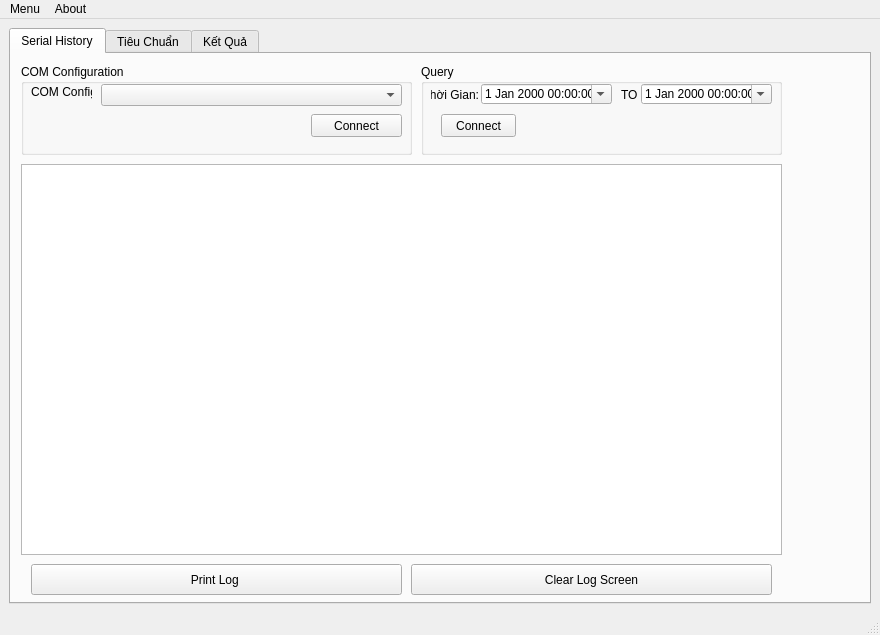
<?xml version="1.0" encoding="UTF-8"?>
<ui version="4.0">
 <class>MainGui</class>
 <widget class="QMainWindow" name="MainGui">
  <property name="geometry">
   <rect>
    <x>0</x>
    <y>0</y>
    <width>803</width>
    <height>635</height>
   </rect>
  </property>
  <property name="windowTitle">
   <string>QC Scale Data Management</string>
  </property>
  <widget class="QWidget" name="centralwidget">
   <property name="enabled">
    <bool>true</bool>
   </property>
   <layout class="QVBoxLayout" name="verticalLayout">
    <item>
     <widget class="QTabWidget" name="tabWidgetMain">
      <property name="toolTip">
       <string/>
      </property>
      <property name="currentIndex">
       <number>0</number>
      </property>
      <widget class="QWidget" name="tab_3">
       <attribute name="title">
        <string>Serial History</string>
       </attribute>
       <widget class="QPlainTextEdit" name="ptSerialLog">
        <property name="geometry">
         <rect>
          <x>10</x>
          <y>110</y>
          <width>761</width>
          <height>391</height>
         </rect>
        </property>
        <property name="acceptDrops">
         <bool>false</bool>
        </property>
       </widget>
       <widget class="QPushButton" name="butClearLog">
        <property name="geometry">
         <rect>
          <x>400</x>
          <y>510</y>
          <width>361</width>
          <height>31</height>
         </rect>
        </property>
        <property name="text">
         <string>Clear Log Screen</string>
        </property>
       </widget>
       <widget class="QGroupBox" name="groupBox_4">
        <property name="geometry">
         <rect>
          <x>10</x>
          <y>10</y>
          <width>391</width>
          <height>91</height>
         </rect>
        </property>
        <property name="title">
         <string>COM Configuration</string>
        </property>
        <widget class="QComboBox" name="dbComConfig">
         <property name="geometry">
          <rect>
           <x>80</x>
           <y>20</y>
           <width>301</width>
           <height>22</height>
          </rect>
         </property>
         <property name="toolTip">
          <string>&lt;html&gt;&lt;head/&gt;&lt;body&gt;&lt;p&gt;Config_Name : Port_No : Baudrate : ByteSize : Parity : Stop_Bits &lt;/p&gt;&lt;/body&gt;&lt;/html&gt;</string>
         </property>
        </widget>
        <widget class="QLabel" name="label_3">
         <property name="geometry">
          <rect>
           <x>10</x>
           <y>20</y>
           <width>61</width>
           <height>16</height>
          </rect>
         </property>
         <property name="text">
          <string>COM Config</string>
         </property>
        </widget>
        <widget class="QPushButton" name="butComConnect">
         <property name="geometry">
          <rect>
           <x>290</x>
           <y>50</y>
           <width>91</width>
           <height>23</height>
          </rect>
         </property>
         <property name="text">
          <string>Connect</string>
         </property>
        </widget>
       </widget>
       <widget class="QGroupBox" name="groupBox_5">
        <property name="geometry">
         <rect>
          <x>410</x>
          <y>10</y>
          <width>361</width>
          <height>91</height>
         </rect>
        </property>
        <property name="title">
         <string>Query</string>
        </property>
        <widget class="QDateTimeEdit" name="dtStart1_2">
         <property name="geometry">
          <rect>
           <x>60</x>
           <y>20</y>
           <width>131</width>
           <height>20</height>
          </rect>
         </property>
         <property name="toolTip">
          <string>&lt;html&gt;&lt;head/&gt;&lt;body&gt;&lt;p&gt;DateTime picker for query&lt;/p&gt;&lt;/body&gt;&lt;/html&gt;</string>
         </property>
         <property name="calendarPopup">
          <bool>true</bool>
         </property>
        </widget>
        <widget class="QLabel" name="label_8">
         <property name="geometry">
          <rect>
           <x>200</x>
           <y>20</y>
           <width>16</width>
           <height>21</height>
          </rect>
         </property>
         <property name="text">
          <string>TO</string>
         </property>
        </widget>
        <widget class="QDateTimeEdit" name="dtEnd1_2">
         <property name="geometry">
          <rect>
           <x>220</x>
           <y>20</y>
           <width>131</width>
           <height>20</height>
          </rect>
         </property>
         <property name="toolTip">
          <string>&lt;html&gt;&lt;head/&gt;&lt;body&gt;&lt;p&gt;DateTime picker for query&lt;/p&gt;&lt;/body&gt;&lt;/html&gt;</string>
         </property>
         <property name="calendarPopup">
          <bool>true</bool>
         </property>
        </widget>
        <widget class="QLabel" name="label_9">
         <property name="geometry">
          <rect>
           <x>10</x>
           <y>20</y>
           <width>48</width>
           <height>21</height>
          </rect>
         </property>
         <property name="text">
          <string>Thời Gian:</string>
         </property>
         <property name="alignment">
          <set>Qt::AlignRight|Qt::AlignTrailing|Qt::AlignVCenter</set>
         </property>
        </widget>
        <widget class="QPushButton" name="pushButton_2">
         <property name="geometry">
          <rect>
           <x>20</x>
           <y>50</y>
           <width>75</width>
           <height>23</height>
          </rect>
         </property>
         <property name="text">
          <string>Connect</string>
         </property>
        </widget>
       </widget>
       <widget class="QPushButton" name="butPrintLog">
        <property name="geometry">
         <rect>
          <x>20</x>
          <y>510</y>
          <width>371</width>
          <height>31</height>
         </rect>
        </property>
        <property name="text">
         <string>Print Log </string>
        </property>
       </widget>
      </widget>
      <widget class="QWidget" name="tab">
       <attribute name="title">
        <string>Tiêu Chuẩn</string>
       </attribute>
       <layout class="QVBoxLayout" name="verticalLayout_2">
        <item>
         <widget class="QTableWidget" name="tbTieuChuan">
          <property name="rowCount">
           <number>1</number>
          </property>
          <property name="columnCount">
           <number>4</number>
          </property>
          <row/>
          <column>
           <property name="text">
            <string>No</string>
           </property>
           <property name="font">
            <font>
             <weight>75</weight>
             <bold>true</bold>
            </font>
           </property>
          </column>
          <column>
           <property name="text">
            <string>Tên Hàng</string>
           </property>
           <property name="font">
            <font>
             <weight>75</weight>
             <bold>true</bold>
            </font>
           </property>
          </column>
          <column>
           <property name="text">
            <string>Thấp</string>
           </property>
           <property name="font">
            <font>
             <weight>75</weight>
             <bold>true</bold>
            </font>
           </property>
          </column>
          <column>
           <property name="text">
            <string>Cao</string>
           </property>
           <property name="font">
            <font>
             <weight>75</weight>
             <bold>true</bold>
            </font>
           </property>
          </column>
         </widget>
        </item>
        <item>
         <widget class="QGroupBox" name="groupBox_3">
          <property name="title">
           <string>Query Kết Quả</string>
          </property>
          <layout class="QVBoxLayout" name="verticalLayout_10">
           <item>
            <layout class="QHBoxLayout" name="horizontalLayout_6">
             <item>
              <layout class="QVBoxLayout" name="verticalLayout_11">
               <item>
                <widget class="QLabel" name="label_5">
                 <property name="text">
                  <string>Tên Hàng:</string>
                 </property>
                 <property name="alignment">
                  <set>Qt::AlignRight|Qt::AlignTrailing|Qt::AlignVCenter</set>
                 </property>
                </widget>
               </item>
               <item>
                <widget class="QLabel" name="label_6">
                 <property name="text">
                  <string>Thấp:</string>
                 </property>
                 <property name="alignment">
                  <set>Qt::AlignRight|Qt::AlignTrailing|Qt::AlignVCenter</set>
                 </property>
                </widget>
               </item>
               <item>
                <widget class="QLabel" name="label_7">
                 <property name="text">
                  <string>Cao:</string>
                 </property>
                 <property name="alignment">
                  <set>Qt::AlignRight|Qt::AlignTrailing|Qt::AlignVCenter</set>
                 </property>
                </widget>
               </item>
              </layout>
             </item>
             <item>
              <layout class="QVBoxLayout" name="verticalLayout_12">
               <item>
                <widget class="QComboBox" name="dbTenHangTab1">
                 <property name="toolTip">
                  <string>&lt;html&gt;&lt;head/&gt;&lt;body&gt;&lt;p&gt;Item name, they are pre-defined&lt;/p&gt;&lt;/body&gt;&lt;/html&gt;</string>
                 </property>
                </widget>
               </item>
               <item>
                <widget class="QDoubleSpinBox" name="sbMinValTab1">
                 <property name="toolTip">
                  <string>&lt;html&gt;&lt;head/&gt;&lt;body&gt;&lt;p&gt;Minimum value, it's real number from 0.00 to 999.99&lt;/p&gt;&lt;/body&gt;&lt;/html&gt;</string>
                 </property>
                 <property name="maximum">
                  <double>999.990000000000009</double>
                 </property>
                </widget>
               </item>
               <item>
                <widget class="QDoubleSpinBox" name="sbMaxValTab1">
                 <property name="toolTip">
                  <string>&lt;html&gt;&lt;head/&gt;&lt;body&gt;&lt;p&gt;Maximum number, it's real number from 0.00 to 999.99&lt;/p&gt;&lt;/body&gt;&lt;/html&gt;</string>
                 </property>
                 <property name="maximum">
                  <double>999.990000000000009</double>
                 </property>
                </widget>
               </item>
              </layout>
             </item>
            </layout>
           </item>
           <item>
            <widget class="QPushButton" name="butUpdateTieuChuanRow">
             <property name="toolTip">
              <string>&lt;html&gt;&lt;head/&gt;&lt;body&gt;&lt;p&gt;Update value for selected item&lt;/p&gt;&lt;/body&gt;&lt;/html&gt;</string>
             </property>
             <property name="text">
              <string>Update</string>
             </property>
            </widget>
           </item>
          </layout>
         </widget>
        </item>
        <item>
         <layout class="QHBoxLayout" name="horizontalLayout_2">
          <item>
           <widget class="QPushButton" name="butLoadTnTieuChuan">
            <property name="toolTip">
             <string>&lt;html&gt;&lt;head/&gt;&lt;body&gt;&lt;p&gt;Reload latest data&lt;/p&gt;&lt;/body&gt;&lt;/html&gt;</string>
            </property>
            <property name="text">
             <string>Refesh Data</string>
            </property>
           </widget>
          </item>
          <item>
           <widget class="QPushButton" name="butPrintDataTab1">
            <property name="toolTip">
             <string>&lt;html&gt;&lt;head/&gt;&lt;body&gt;&lt;p&gt;Export data to excel format&lt;/p&gt;&lt;/body&gt;&lt;/html&gt;</string>
            </property>
            <property name="text">
             <string>Print</string>
            </property>
           </widget>
          </item>
          <item>
           <widget class="QPushButton" name="butExportDataTab1">
            <property name="toolTip">
             <string>&lt;html&gt;&lt;head/&gt;&lt;body&gt;&lt;p&gt;Export data to excel format&lt;/p&gt;&lt;/body&gt;&lt;/html&gt;</string>
            </property>
            <property name="text">
             <string>Export Data</string>
            </property>
           </widget>
          </item>
         </layout>
        </item>
       </layout>
      </widget>
      <widget class="QWidget" name="tab_2">
       <attribute name="title">
        <string>Kết Quả</string>
       </attribute>
       <layout class="QVBoxLayout" name="verticalLayout_4">
        <item>
         <widget class="QTableWidget" name="tbKetQua">
          <property name="rowCount">
           <number>1</number>
          </property>
          <property name="columnCount">
           <number>0</number>
          </property>
          <attribute name="verticalHeaderShowSortIndicator" stdset="0">
           <bool>false</bool>
          </attribute>
          <attribute name="verticalHeaderStretchLastSection">
           <bool>false</bool>
          </attribute>
          <row/>
         </widget>
        </item>
        <item>
         <layout class="QGridLayout" name="gridLayout" rowminimumheight="0" columnminimumwidth="0,0">
          <item row="0" column="1">
           <widget class="QGroupBox" name="groupBox">
            <property name="title">
             <string>Query Kết Quả</string>
            </property>
            <layout class="QVBoxLayout" name="verticalLayout_5">
             <item>
              <layout class="QHBoxLayout" name="horizontalLayout_4">
               <item>
                <layout class="QVBoxLayout" name="verticalLayout_3">
                 <item>
                  <layout class="QHBoxLayout" name="horizontalLayout_11">
                   <item>
                    <widget class="QDateTimeEdit" name="dtStart2">
                     <property name="toolTip">
                      <string>&lt;html&gt;&lt;head/&gt;&lt;body&gt;&lt;p&gt;DateTime picker for query&lt;/p&gt;&lt;/body&gt;&lt;/html&gt;</string>
                     </property>
                     <property name="calendarPopup">
                      <bool>true</bool>
                     </property>
                    </widget>
                   </item>
                   <item>
                    <widget class="QLabel" name="label_2">
                     <property name="text">
                      <string>TO</string>
                     </property>
                    </widget>
                   </item>
                   <item>
                    <widget class="QDateTimeEdit" name="dtEnd2">
                     <property name="toolTip">
                      <string>&lt;html&gt;&lt;head/&gt;&lt;body&gt;&lt;p&gt;DateTime picker for query&lt;/p&gt;&lt;/body&gt;&lt;/html&gt;</string>
                     </property>
                     <property name="calendarPopup">
                      <bool>true</bool>
                     </property>
                    </widget>
                   </item>
                  </layout>
                 </item>
                 <item>
                  <widget class="QComboBox" name="dbTenHangTab2">
                   <property name="toolTip">
                    <string>&lt;html&gt;&lt;head/&gt;&lt;body&gt;&lt;p&gt;Item name, they are pre-defined&lt;/p&gt;&lt;/body&gt;&lt;/html&gt;</string>
                   </property>
                  </widget>
                 </item>
                 <item>
                  <widget class="QComboBox" name="dbDkKetQua">
                   <property name="toolTip">
                    <string>&lt;html&gt;&lt;head/&gt;&lt;body&gt;&lt;p&gt;Condition of product, it's useed for Query&lt;/p&gt;&lt;/body&gt;&lt;/html&gt;</string>
                   </property>
                   <item>
                    <property name="text">
                     <string>OK</string>
                    </property>
                   </item>
                   <item>
                    <property name="text">
                     <string>NOT OK</string>
                    </property>
                   </item>
                  </widget>
                 </item>
                </layout>
               </item>
               <item>
                <layout class="QVBoxLayout" name="verticalLayout_9">
                 <item>
                  <widget class="QCheckBox" name="cbDkThgian">
                   <property name="text">
                    <string>Thời Gian</string>
                   </property>
                  </widget>
                 </item>
                 <item>
                  <widget class="QCheckBox" name="cbDkTenHang">
                   <property name="text">
                    <string>Tên Hàng</string>
                   </property>
                  </widget>
                 </item>
                 <item>
                  <widget class="QCheckBox" name="cbDkKetQua">
                   <property name="text">
                    <string>Kết Quả</string>
                   </property>
                  </widget>
                 </item>
                </layout>
               </item>
              </layout>
             </item>
             <item>
              <widget class="QPushButton" name="butQrKetQua">
               <property name="toolTip">
                <string>&lt;html&gt;&lt;head/&gt;&lt;body&gt;&lt;p&gt;Query “tblKetQua” table by time range, Ten Hang and NG or OK user set (AND of 3 conditions)&lt;/p&gt;&lt;/body&gt;&lt;/html&gt;</string>
               </property>
               <property name="text">
                <string>Serach</string>
               </property>
              </widget>
             </item>
            </layout>
           </widget>
          </item>
          <item row="0" column="0">
           <widget class="QGroupBox" name="groupBox_2">
            <property name="title">
             <string>Query Tỷ Lệ</string>
            </property>
            <layout class="QVBoxLayout" name="verticalLayout_6">
             <item>
              <layout class="QHBoxLayout" name="horizontalLayout_5">
               <item>
                <layout class="QVBoxLayout" name="verticalLayout_7">
                 <item>
                  <widget class="QLabel" name="label_4">
                   <property name="text">
                    <string>Thời Gian:</string>
                   </property>
                   <property name="alignment">
                    <set>Qt::AlignRight|Qt::AlignTrailing|Qt::AlignVCenter</set>
                   </property>
                  </widget>
                 </item>
                </layout>
               </item>
               <item>
                <layout class="QVBoxLayout" name="verticalLayout_8">
                 <item>
                  <layout class="QHBoxLayout" name="horizontalLayout">
                   <item>
                    <widget class="QDateTimeEdit" name="dtStart1">
                     <property name="toolTip">
                      <string>&lt;html&gt;&lt;head/&gt;&lt;body&gt;&lt;p&gt;DateTime picker for query&lt;/p&gt;&lt;/body&gt;&lt;/html&gt;</string>
                     </property>
                     <property name="calendarPopup">
                      <bool>true</bool>
                     </property>
                    </widget>
                   </item>
                   <item>
                    <widget class="QLabel" name="label">
                     <property name="text">
                      <string>TO</string>
                     </property>
                    </widget>
                   </item>
                   <item>
                    <widget class="QDateTimeEdit" name="dtEnd1">
                     <property name="toolTip">
                      <string>&lt;html&gt;&lt;head/&gt;&lt;body&gt;&lt;p&gt;DateTime picker for query&lt;/p&gt;&lt;/body&gt;&lt;/html&gt;</string>
                     </property>
                     <property name="calendarPopup">
                      <bool>true</bool>
                     </property>
                    </widget>
                   </item>
                  </layout>
                 </item>
                </layout>
               </item>
              </layout>
             </item>
             <item>
              <widget class="QPushButton" name="butQrTyLe">
               <property name="toolTip">
                <string>&lt;html&gt;&lt;head/&gt;&lt;body&gt;&lt;p&gt;Print out and excel out the summerized of queried result&lt;/p&gt;&lt;/body&gt;&lt;/html&gt;</string>
               </property>
               <property name="text">
                <string>Serach</string>
               </property>
              </widget>
             </item>
            </layout>
           </widget>
          </item>
         </layout>
        </item>
        <item>
         <layout class="QHBoxLayout" name="horizontalLayout_7">
          <item>
           <widget class="QPushButton" name="butPrintDataTab2">
            <property name="toolTip">
             <string>&lt;html&gt;&lt;head/&gt;&lt;body&gt;&lt;p&gt;Export current table to excl format&lt;/p&gt;&lt;/body&gt;&lt;/html&gt;</string>
            </property>
            <property name="text">
             <string>Print</string>
            </property>
           </widget>
          </item>
          <item>
           <widget class="QPushButton" name="butExportDataTab2">
            <property name="toolTip">
             <string>&lt;html&gt;&lt;head/&gt;&lt;body&gt;&lt;p&gt;Export current table to excl format&lt;/p&gt;&lt;/body&gt;&lt;/html&gt;</string>
            </property>
            <property name="text">
             <string>Export</string>
            </property>
           </widget>
          </item>
         </layout>
        </item>
       </layout>
      </widget>
     </widget>
    </item>
   </layout>
  </widget>
  <widget class="QStatusBar" name="statusbar"/>
  <widget class="QMenuBar" name="menubar">
   <property name="geometry">
    <rect>
     <x>0</x>
     <y>0</y>
     <width>803</width>
     <height>21</height>
    </rect>
   </property>
   <widget class="QMenu" name="menuMain">
    <property name="title">
     <string>Menu</string>
    </property>
    <addaction name="actionPassMan"/>
    <addaction name="actionComConfig"/>
   </widget>
   <widget class="QMenu" name="menuAbout">
    <property name="title">
     <string>About</string>
    </property>
   </widget>
   <addaction name="menuMain"/>
   <addaction name="menuAbout"/>
  </widget>
  <action name="actionkjkj">
   <property name="text">
    <string>kjkj</string>
   </property>
  </action>
  <action name="actionkhkh">
   <property name="text">
    <string>khkh</string>
   </property>
  </action>
  <action name="actionPassMan">
   <property name="text">
    <string>Password Manager</string>
   </property>
  </action>
  <action name="actionExit">
   <property name="text">
    <string>Exit</string>
   </property>
  </action>
  <action name="actionComConfig">
   <property name="text">
    <string>COM Configuration</string>
   </property>
  </action>
 </widget>
 <tabstops>
  <tabstop>dbComConfig</tabstop>
  <tabstop>tabWidgetMain</tabstop>
  <tabstop>butComConnect</tabstop>
  <tabstop>dtStart1_2</tabstop>
  <tabstop>dtEnd1_2</tabstop>
  <tabstop>pushButton_2</tabstop>
  <tabstop>ptSerialLog</tabstop>
  <tabstop>butClearLog</tabstop>
  <tabstop>tbTieuChuan</tabstop>
  <tabstop>dbTenHangTab1</tabstop>
  <tabstop>sbMinValTab1</tabstop>
  <tabstop>sbMaxValTab1</tabstop>
  <tabstop>butUpdateTieuChuanRow</tabstop>
  <tabstop>butLoadTnTieuChuan</tabstop>
  <tabstop>butExportDataTab1</tabstop>
  <tabstop>tbKetQua</tabstop>
  <tabstop>dtStart1</tabstop>
  <tabstop>dtEnd1</tabstop>
  <tabstop>butQrTyLe</tabstop>
  <tabstop>dtStart2</tabstop>
  <tabstop>dtEnd2</tabstop>
  <tabstop>cbDkThgian</tabstop>
  <tabstop>dbTenHangTab2</tabstop>
  <tabstop>cbDkTenHang</tabstop>
  <tabstop>dbDkKetQua</tabstop>
  <tabstop>cbDkKetQua</tabstop>
  <tabstop>butQrKetQua</tabstop>
 </tabstops>
 <resources/>
 <connections/>
</ui>
